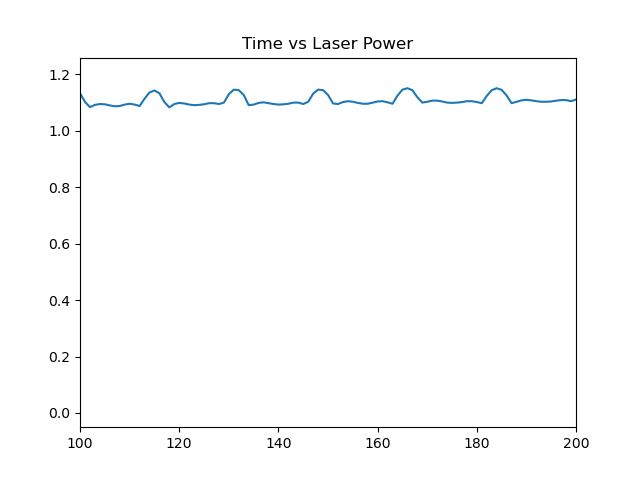

Reproduce this figure in Python.
import numpy as np
import scipy as sp
import matplotlib.pyplot as plt

t, pd1, pd2, err, temp, laser = np.genfromtxt('LaChris-data-Feb13-25NP.txt', unpack=True)

figure, axis = plt.subplots(1, 1, sharex=True, figsize=(10,10))

plt.xlim(100, 200)

# Time vs Laser plot
axis.plot(t,laser)
axis.set_title("Time vs Laser Power")

plt.show()
